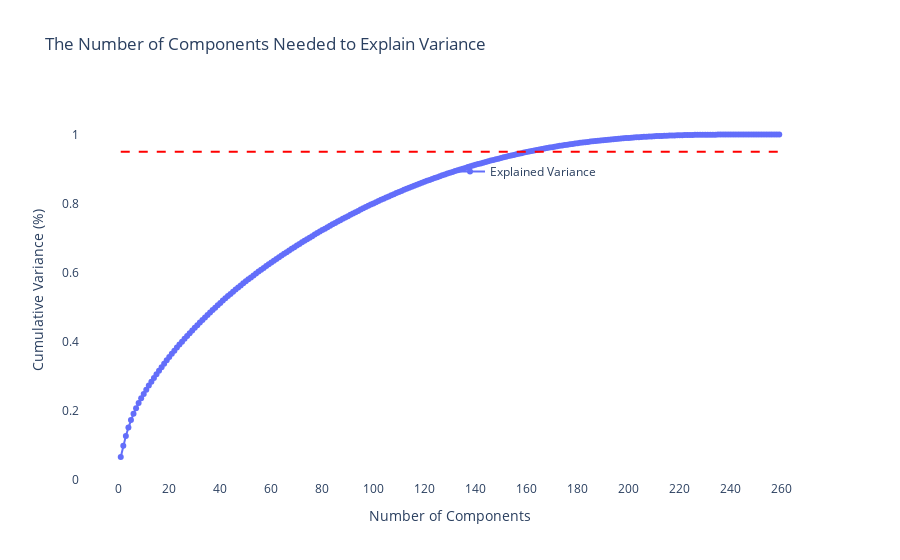

Here is the notebook cell this chart was saved with:
### Markdown cell above
### <span style='color:aqua; font-weight:bold;'>Dimension Reduction</span>

### Code cell
pca = PCA().fit(X_train)

fig = go.Figure()

xi = np.arange(1, 260, step=1)
y = np.cumsum(pca.explained_variance_ratio_)

fig.add_trace(go.Scatter(x=xi, y=y, mode='lines+markers', name='Explained Variance'))

# 95% Cut-off Threshold
fig.add_shape(type="line", x0=1, y0=0.95, x1=260, y1=0.95,
              line=dict(color='red', width=2, dash='dash'), name='95% Cut-off Threshold')

fig.update_layout(
    title='The Number of Components Needed to Explain Variance',
    xaxis_title='Number of Components',
    yaxis_title='Cumulative Variance (%)',
    xaxis=dict(tickmode='linear', tick0=0, dtick=20),
    yaxis=dict(range=[0, 1.1]),
    showlegend=True,
    legend=dict(x=0.5, y=0.85, bgcolor='rgba(0,0,0,0)'),
    hovermode='closest',
    plot_bgcolor='white'
)

fig.show()

### Figure 1 — Plotly figure (JSON) as saved in the notebook; plotly's stock layout.template omitted (floating-point values rounded to 4 significant figures; data arrays with more than 128 entries replaced by an {"elided": "..."} marker saying what was removed)
{"data": [{"mode": "lines+markers", "name": "Explained Variance", "type": "scatter", "x": {"elided": "259 int values"}, "y": {"elided": "259 float values"}}], "layout": {"hovermode": "closest", "legend": {"bgcolor": "rgba(0,0,0,0)", "x": 0.5, "y": 0.85}, "plot_bgcolor": "white", "shapes": [{"line": {"color": "red", "dash": "dash", "width": 2}, "name": "95% Cut-off Threshold", "type": "line", "x0": 1, "x1": 260, "y0": 0.95, "y1": 0.95}], "showlegend": true, "title": {"text": "The Number of Components Needed to Explain Variance"}, "xaxis": {"dtick": 20, "tick0": 0, "tickmode": "linear", "title": {"text": "Number of Components"}}, "yaxis": {"range": [0, 1.1], "title": {"text": "Cumulative Variance (%)"}}}}
